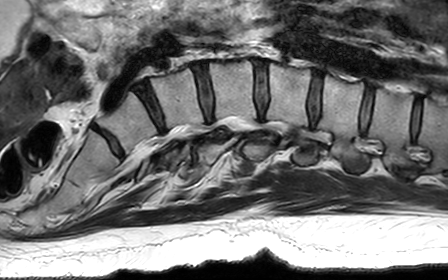
#> input picture images/sub-0030_slice_015.png, 448 x 280 px, found by its file name
$ jupyter execute EdgeDetectTests.ipynb
#> lines starting #> are read from the running program, lines starting #| are printed output that depends on the picture
[cell 1]
from PIL import Image
import os
import sys
import cv2
import numpy as np
import matplotlib.pyplot as plt

[cell 2]
img = Image.open('D:\\Dokumente\\03_RCI\\practical\\Folder_structure\\Registration\\images\\sub-0030_slice_015.png')
#> img is the input picture: PIL image 448x280 L; min 0, max 255, mean 114

#img = (img - np.min(img)) / (np.max(img) - np.min(img)) * 2 - 1
# NORMALIZE IMAGE TO 0, 1
#img = (img - np.min(img)) / (np.max(img) - np.min(img))
# normalize image to 0, 255
img = ((img - np.min(img)) / (np.max(img) - np.min(img)) * 255).astype(np.uint8)
print(np.min(img), np.max(img))
#| 0 255
img_edge = cv2.Canny(img.astype(np.uint8), 200, 300)
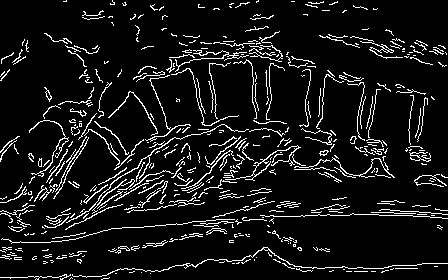
#> img_edge: shape (280, 448); 8.6% white in thin lines or dots
img_edge = np.array(img_edge)


print(img_edge.shape)
#| (280, 448)
print(img.shape)
#| (280, 448)

if len(img.shape) == 2 or img.shape[2] == 1:
    img = cv2.cvtColor(img, cv2.COLOR_GRAY2BGR)
#> img: shape (280, 448, 3)

#overlayed = cv2.addWeighted(img, 0.6, cv2.cvtColor(img_edge, cv2.COLOR_GRAY2BGR), 0.4, 0)
overlayed = img.copy()
overlayed[img_edge > 0] = [255, 0, 0]  # Red color for edges
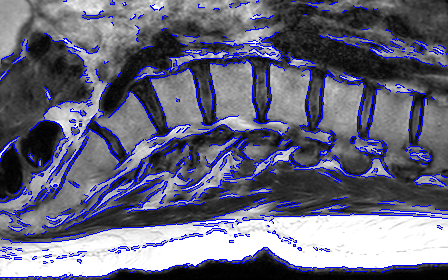
#> overlayed: shape (280, 448, 3); mean B, G, R 126, 103.9, 103.9
